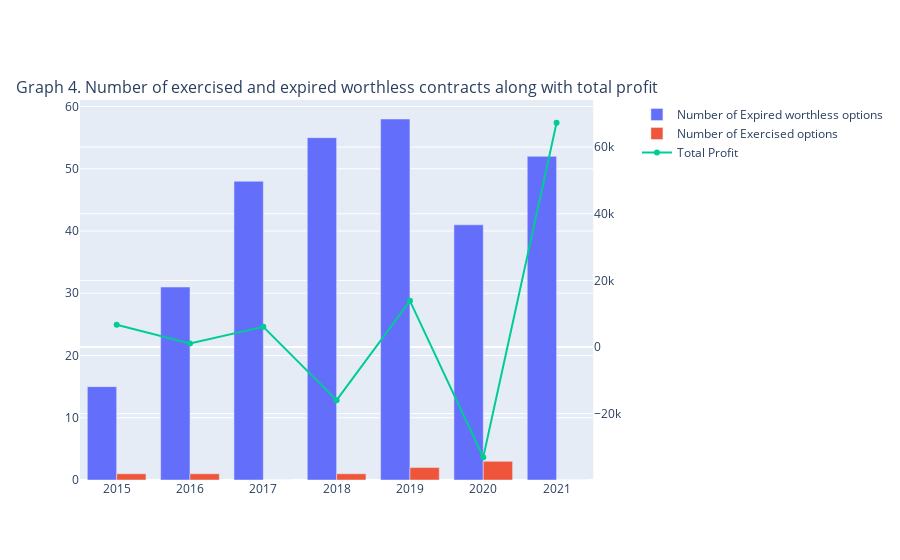

The notebook cell this image was saved under:
### Markdown cell above
Next, we also look at the number of exercised and expired worthless contracts along with total profits.

### Code cell
df2 = transaction.groupby(by = ['Year', 'Outcome', 'Trans_Date', 'Exp_date', 'Option type', 'Position'])['Total Profit/Loss'].sum().reset_index()

# create separate dataframes for number of erxercised, expired options and profits grouped by year
exer = df2.groupby('Year')['Outcome'].apply(lambda x: x[x == 'Exercised option'].count()).reset_index()
exp = df2.groupby('Year')['Outcome'].apply(lambda x: x[x == 'Expired worthless'].count()).reset_index()
prof = df2.groupby(by = ['Year'])['Total Profit/Loss'].sum().reset_index()

# plot the results using barplots and lineplot
fig = make_subplots(specs=[[{"secondary_y": True}]], subplot_titles = ['Graph 4. Number of exercised and expired worthless contracts along with total profit'])
fig.add_trace(go.Bar(x = exp['Year'], y = exp['Outcome'], name = "Number of Expired worthless options"), secondary_y = False)
fig.add_trace(go.Bar(x = exer['Year'], y = exer['Outcome'], name = "Number of Exercised options"), secondary_y = False)
fig.add_trace(go.Line(x = prof['Year'], y = prof['Total Profit/Loss'], name = "Total Profit"), secondary_y = True)
fig.show()

### Figure 1 — Plotly figure (JSON) as saved in the notebook; plotly's stock layout.template omitted (floating-point values rounded to 4 significant figures)
{"data": [{"name": "Number of Expired worthless options", "type": "bar", "x": [2015, 2016, 2017, 2018, 2019, 2020, 2021], "xaxis": "x", "y": [15, 31, 48, 55, 58, 41, 52], "yaxis": "y"}, {"name": "Number of Exercised options", "type": "bar", "x": [2015, 2016, 2017, 2018, 2019, 2020, 2021], "xaxis": "x", "y": [1, 1, 0, 1, 2, 3, 0], "yaxis": "y"}, {"name": "Total Profit", "type": "scatter", "x": [2015, 2016, 2017, 2018, 2019, 2020, 2021], "xaxis": "x", "y": [6669.0, 1026.0, 6075, -15980.0, 13860.0, -33110.0, 67323], "yaxis": "y2"}], "layout": {"annotations": [{"font": {"size": 16}, "showarrow": false, "text": "Graph 4. Number of exercised and expired worthless contracts along with total profit", "x": 0.47, "xanchor": "center", "xref": "paper", "y": 1, "yanchor": "bottom", "yref": "paper"}], "autosize": true, "xaxis": {"anchor": "y", "autorange": true, "domain": [0, 0.94], "range": [2014.0, 2022.0], "type": "linear"}, "yaxis": {"anchor": "x", "autorange": true, "domain": [0, 1], "range": [0, 61.05], "type": "linear"}, "yaxis2": {"anchor": "x", "autorange": true, "overlaying": "y", "range": [-41390.0, 75610.0], "side": "right", "type": "linear"}}}
